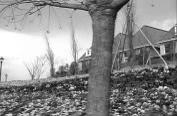
#> input picture frame1.jpg, 177 x 116 px
$ python Optic.py
#> lines starting #> are read from the running program, lines starting #| are printed output that depends on the picture
import numpy as np
import cv2
import math
import matplotlib.pyplot as plt

def main():
    gaus_sigma = 1

    frame_1 = cv2.imread('frame1.jpg',0)
#> frame_1 is the input picture: shape (116, 177); min 1, max 255, mean 139.7
    frame_2 = cv2.imread('frame2.jpg',0)
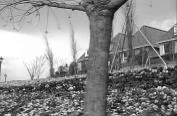
#> input picture frame2.jpg, 177 x 116 px
#> frame_2 is the input picture: shape (116, 177); min 1, max 255, mean 139.5

    frame_1 = cv2.normalize(frame_1.astype('float'),None,0.0,1.0,cv2.NORM_MINMAX)
    frame_2 = cv2.normalize(frame_2.astype('float'),None,0.0,1.0,cv2.NORM_MINMAX)

    Kernel_Size = 6*gaus_sigma+1
    k = (Kernel_Size-1)/2
    gaus_kernel_x = np.zeros((Kernel_Size,Kernel_Size))
    gaus_kernel_y = np.zeros((Kernel_Size,Kernel_Size))
    kernel = np.zeros((Kernel_Size,Kernel_Size))

    for i in range(Kernel_Size):
        for j in range(Kernel_Size):
            gaus_kernel_x[i,j] = -(((j-k-1)/(2*math.pi*(gaus_sigma**3)))*math.exp(-
                                  ((i-k-1)**2 + (j-k-1)**2)/(2*(gaus_sigma**2))))

    for i in range(Kernel_Size):
        for j in range(Kernel_Size):
            gaus_kernel_y[i,j] = -(((i-k-1)/(2*math.pi*(gaus_sigma**3)))*math.exp(-
                                  ((i-k-1)**2 + (j-k-1)**2)/(2*(gaus_sigma**2))))

    Dx_1 = cv2.filter2D(frame_1,-1,gaus_kernel_x)
    Dx_2 = cv2.filter2D(frame_2,-1,gaus_kernel_x)
    Dy_1 = cv2.filter2D(frame_1,-1,gaus_kernel_y)
    Dy_2 = cv2.filter2D(frame_2,-1,gaus_kernel_y)


    Ix = (Dx_1 + Dx_2)/2
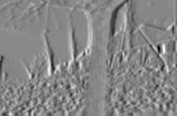
#> Ix: shape (116, 177) float64; min -0.19, max 0.189, mean 0.00859; drawn with min black and max white
    Iy = (Dy_1 + Dy_2)/2
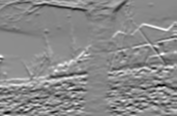
#> Iy: shape (116, 177) float64; min -0.202, max 0.188, mean 0.00837; drawn with min black and max white

    for i in range(Kernel_Size):
        for j in range(Kernel_Size):
            kernel[i,j] = ((1/(2*math.pi*(gaus_sigma**2)))*
                            math.exp(-(((i-k-1)**2 + (j-k-1)**2)/(2*(gaus_sigma**2)))))

    frame_1_s = cv2.filter2D(frame_1,-1,kernel)
    frame_2_s = cv2.filter2D(frame_2,-1,kernel)
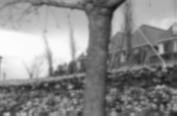
#> frame_2_s: shape (116, 177) float64; min 0.0846, max 0.991, mean 0.538

    It = frame_2_s - frame_1_s

    n_s = 5
    h,w= frame_1.shape
#> h = 116; w = 177
    output_1 = np.zeros((h,w))
    output_2 = np.zeros((h,w))

    for i in np.arange((1+np.floor(n_s/2)),(h-np.floor(n_s/2))):
        for j in np.arange((1+np.floor(n_s/2)),(w-np.floor(n_s/2))):
            i = int(i)
            j = int(j)
            A = np.zeros((2,2))
            B = np.zeros((2,1))

            for m in np.arange(i-np.floor(n_s/2),i+np.floor(n_s/2)):
                for n in np.arange(j-np.floor(n_s/2),j+np.floor(n_s/2)):
                    m = int(m)
                    n = int(n)
                    A[0,0] = A[0,0] + (Ix[m,n]*Ix[m,n])
                    A[0,1] = A[0,1] + (Ix[m,n]*Iy[m,n])
                    A[1,0] = A[1,0] + (Ix[m,n]*Iy[m,n])
                    A[1,1] = A[1,1] + (Iy[m,n]**2)

                    B[0,0] = B[0,0] + (Ix[m,n]*It[m,n])
                    B[1,0] = B[1,0] + (Iy[m,n]*It[m,n])

            inv_A = np.linalg.pinv(A)
            result = np.matmul(inv_A,(-B))

            output_1[i,j] = result[0,0]
            output_2[i,j] = result[1,0]
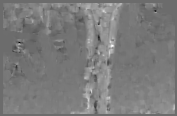
#> output_1: shape (116, 177) float64; min -7.15, max 9.6, mean 0.968; drawn with min black and max white
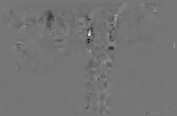
#> output_2: shape (116, 177) float64; min -19.41, max 22.43, mean -0.2; drawn with min black and max white

    output_1 = np.flipud(output_1)
    output_2 = np.flipud(output_2)

    plt.quiver(output_1,output_2)
    plt.show()
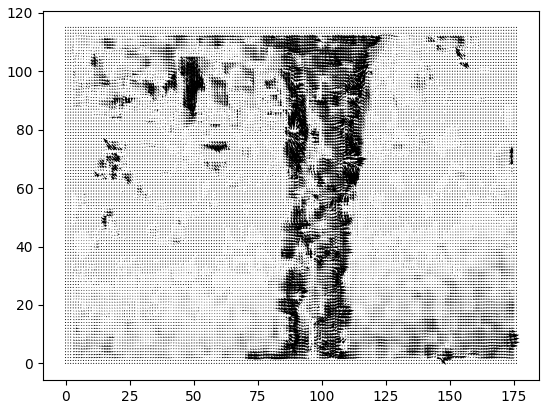
#> figure drawn by matplotlib, 1 panel

    cv2.waitKey(0)

if __name__ == '__main__':
    main()
